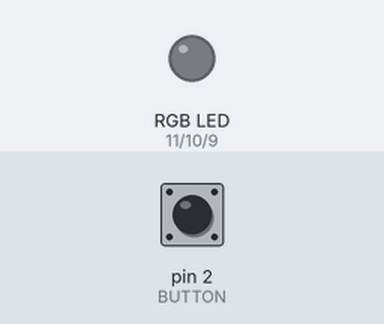
Recording of a sketch running on a simulated Arduino Uno, built with avr-gcc and run on an emulated ATmega328P. Parts: an RGB LED mixed from three pins (HIGH = lit). Inputs (shaded band) come from the test bench; at power-on: pin 2 (BUTTON) LOW. Dim RGB values are drawn brighter than linear.

Above: at 1.2 s.
1.3 s: pin 2 (BUTTON) pulled HIGH for 0.15 s
At 2.5 s:
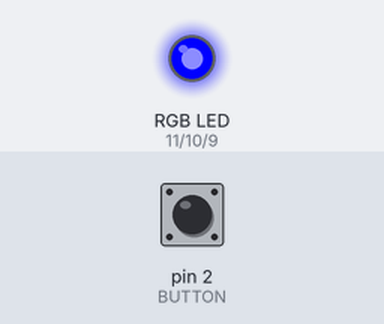
2.9 s: pin 2 (BUTTON) pulled HIGH for 1 s
At 3.9 s:
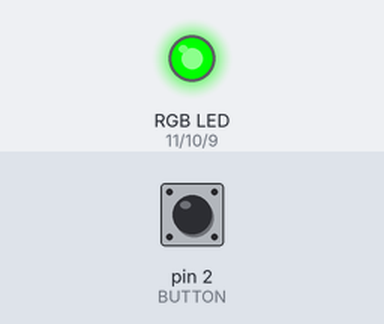
5.4 s: pin 2 (BUTTON) pulled HIGH for 0.15 s
At 5.8 s:
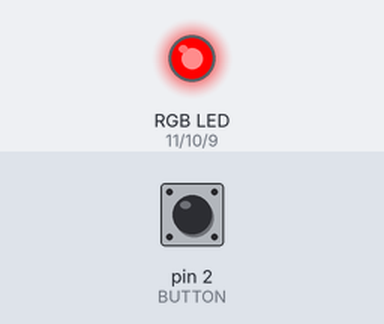
7.0 s: pin 2 (BUTTON) pulled HIGH for 3.2 s
At 8.3 s:
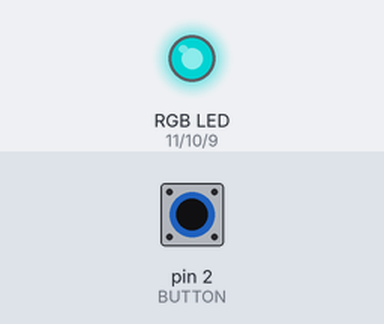
11.7 s: pin 2 (BUTTON) pulled HIGH for 0.15 s
At 12.9 s:
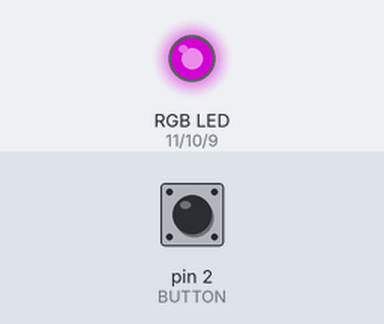
13.3 s: pin 2 (BUTTON) pulled HIGH for 1 s
At 14.2 s:
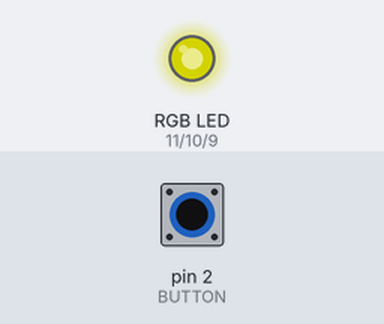
Timing chart, 0 to 16.3 s (numbered marks = the images above; inputs shaded):
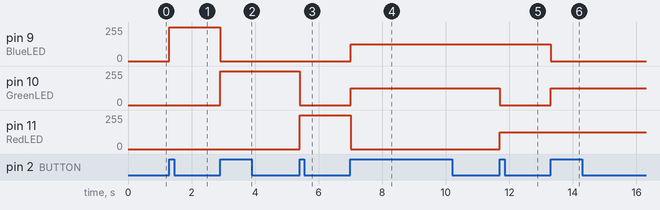

The sketch:

rbg.ino
```cpp
// This program builds a circuit that acts like a mood light.
// It uses an RGB LED to create a series of different color lights
// that can change every time you push a button.

//For this project you need: 1 RGB LED, pushbutton, 10k ohm resistor, three 220 ohm resistors

const int BlueLED = 9;
const int GreenLED = 10;
const int RedLED = 11;
const int BUTTON = 2;

boolean lastButton = LOW;   // boolean variables have only two states, on/off or
boolean currentButton = LOW;    // true/false
int ledMode = 0;

void setup()
{ //start of the block of code that gets executed once at the start of the sketch
  pinMode (BlueLED, OUTPUT);  //pin 9
  pinMode (GreenLED, OUTPUT); //pin 10
  pinMode (RedLED, OUTPUT); //pin 11
  pinMode (BUTTON, INPUT);
} //end

//debouncing function - same as previous activity
boolean debounce(boolean last)
{
  boolean current = digitalRead(BUTTON);
  if(last != current)
  {
    delay(5);
    current = digitalRead(BUTTON);
  }
  return current;
}

void setMode(int mode)
{
  if(mode == 1)   //only blue
  {
    analogWrite(BlueLED, 255);
    analogWrite(GreenLED, 0);
    analogWrite(RedLED, 0);
  }
  else if(mode == 2)  //only green
  {
    analogWrite(BlueLED, 0);
    analogWrite(GreenLED, 255);
    analogWrite(RedLED, 0);
  }
  else if(mode == 3)  //only red
  {
    analogWrite(BlueLED, 0);
    analogWrite(GreenLED, 0);
    analogWrite(RedLED, 255);
  }
  else if(mode == 4)  //mix of green and blue
  {
    analogWrite(BlueLED, 127);
    analogWrite(GreenLED, 127);
    analogWrite(RedLED, 0);
  }
  else if(mode == 5)  //mix of blue and red
  {
    analogWrite(BlueLED, 127);
    analogWrite(GreenLED, 0);
    analogWrite(RedLED, 127);
  }
  else if(mode == 6)  //mix of green and red
  {
    analogWrite(BlueLED, 0);
    analogWrite(GreenLED, 127);
    analogWrite(RedLED, 127);
  }
  else if(mode == 7)  //mixes all three colors
  {
    analogWrite(BlueLED, 85);
    analogWrite(GreenLED, 85);
    analogWrite(RedLED, 85);
  }
  else  //turns all colors off
  {
    analogWrite(BlueLED, 0);
    analogWrite(GreenLED, 0);
    analogWrite(RedLED, 0);
  }
}

void loop()
{
  currentButton = debounce(lastButton);
  if(lastButton == LOW && currentButton == HIGH)  //test if the button is pressed
  {
    ledMode++;
  }
  lastButton = currentButton;
  if(ledMode == 8) {
    ledMode = 0;
  }
  setMode(ledMode);
}
```

Measured:
- after the input at 1.3 s, pin 9 (BlueLED): 0/255 → 255/255 at once
- after the input at 2.9 s, pin 9 (BlueLED): 255/255 → 0/255 at once; pin 10 (GreenLED): 0/255 → 255/255 at once
- after the input at 5.4 s, pin 10 (GreenLED): 255/255 → 0/255 at once; pin 11 (RedLED): 0/255 → 255/255 at once
- after the input at 7.0 s, pin 9 (BlueLED), pin 10 (GreenLED): 0/255 → 127/255 at once; pin 11 (RedLED): 255/255 → 0/255 at once
- after the input at 11.7 s, pin 10 (GreenLED): 127/255 → 0/255 at once; pin 11 (RedLED): 0/255 → 127/255 at once
- after the input at 13.3 s, pin 9 (BlueLED): 127/255 → 0/255 at once; pin 10 (GreenLED): 0/255 → 127/255 at once
